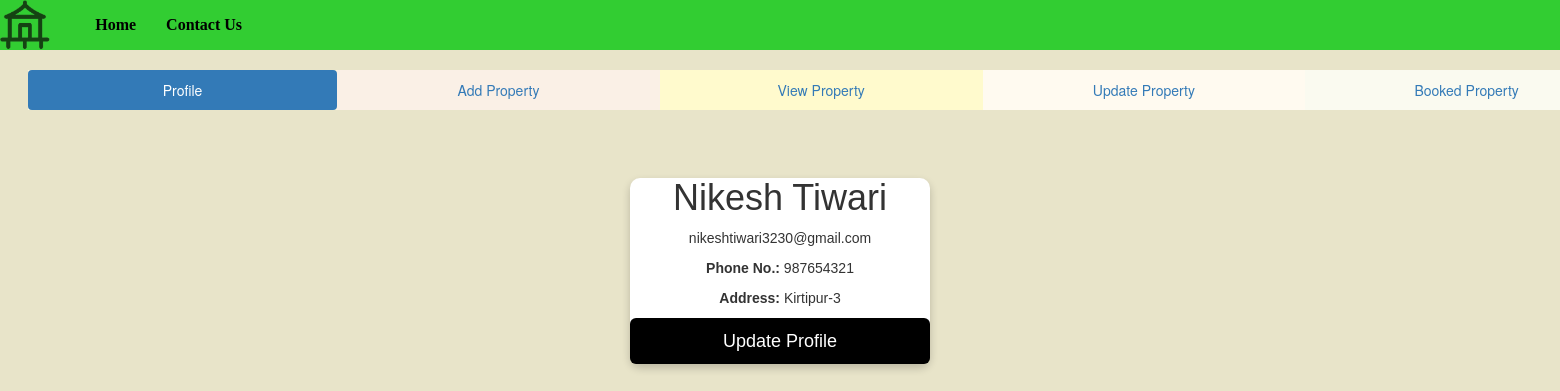
The app's page /owner/owner-index.php (signed in) with its own data.
### tables this page shows
CREATE TABLE `owner` (
  `owner_id` int(10) NOT NULL,
  `full_name` varchar(100) NOT NULL,
  `email` varchar(100) NOT NULL,
  `password` varchar(100) NOT NULL,
  `phone_no` bigint(10) NOT NULL,
  `address` varchar(200) NOT NULL,
  `id_type` varchar(100) NOT NULL,
  `id_photo` varchar(1000) NOT NULL
);

### owner/owner-index.php (the view, shortened to what this page needs)
<?php
include("navbar2.php");
 ?>
<head>
<link rel="stylesheet" type="text/css" href="style.css">
</head>
<body>
 <div class="container-fluid">
  <ul class="nav nav-pills nav-justified" style="position: absolute; left: 3.5vh; width: 200vh;">
    <li class="active" style="background-color: #FFF8DC"><a data-toggle="pill" href="#home">Profile</a></li>
    <li style="background-color: #FAF0E6"><a data-toggle="pill" href="#menu1">Add Property</a></li>
    <li style="background-color: #FFFACD"><a data-toggle="pill" href="#menu2">View Property</a></li>
    <li style="background-color: #FFFAF0"><a data-toggle="pill" href="#menu3">Update Property</a></li>
    <li style="background-color: #FAFAF0"><a data-toggle="pill" href="#menu6">Booked Property</a></li>
  </ul>
  <div class="tab-content">
    <div id="home" class="tab-pane fade in active">
      <div class="container">
      <?php
        include("../config/config.php");
        $u_email= $_SESSION["email"];
        $sql="SELECT * from owner where email='$u_email'";
        $result=mysqli_query($db,$sql);
        if(mysqli_num_rows($result)>0)
      {
          while($rows=mysqli_fetch_assoc($result)){
       ?>
        <div class="card" style="position:relative; top: 11vh;">
  <h1><?php echo $rows['full_name']; ?></h1>
  <p class="title"><?php echo $rows['email']; ?></p>
  <p><b>Phone No.: </b><?php echo $rows['phone_no']; ?></p>
  <p><b>Address: </b><?php echo $rows['address']; ?></p>
  <p><button type="button" class="btn btn-lg" data-toggle="modal" data-target="#myModal">Update Profile</button></p>
</div>
    </div>
    </div>
            <?php
      $owner_id=$rows['owner_id'];
      $sql1="SELECT * FROM chat where owner_id='$owner_id' ";
    $query1 = mysqli_query($db,$sql1);
  if(mysqli_num_rows($query1)>0)
  {
    while($row= mysqli_fetch_assoc($query1)){
      $tenant_id=$row['tenant_id'];
      $sql2="SELECT * FROM tenant where tenant_id='$tenant_id' ";
    $query2 = mysqli_query($db,$sql2);
  if(mysqli_num_rows($query2)>0)
  {
    while ($rows= mysqli_fetch_assoc($query2)){
?>
<link rel="stylesheet" type="text/css" href="message-style.css">
<div class="tab">
  <button class="tablinks" id="defaultOpen" onmouseover="openCity(event, '<?php echo $rows["full_name"]; ?>')"><?php echo $rows["full_name"]; ?></button>
</div>
<div id="<?php echo $rows["full_name"]; ?>" class="tabcontent">
  <?php
   $sql3="SELECT * FROM chat where tenant_id='$tenant_id' AND owner_id='$owner_id' ";
    $query3 = mysqli_query($db,$sql3);
  if(mysqli_num_rows($query3)>0)
  {
    while($ro= mysqli_fetch_assoc($query3)){
      echo $ro["message"]."<br>";
    }}
  ?>
</div>
<div class="clearfix"></div>
<?php
    }
  }}}}}?>
</div>
</body>

### owner/style.css (style rules this page uses)
.card { box-shadow: 0 4px 8px 0 rgba(0, 0, 0, 0.2); max-width: 300px; margin: auto; text-align: center; font-family: arial; }
button { border: none; outline: 0; display: inline-block; padding: 8px; color: white; background-color: #000; text-align: center; cursor: pointer; width: 100%; font-size: 18px; }

### owner/navbar2.php (style rules this page uses)
body { background-color: #e8e4c9; overflow-x: hidden; }
.nav { position: absolute; left: 10vh; }

### owner/owner-index.php (style rules this page uses)
body { background-color: #e8e4c9; }
.card { background-color: white; border-radius: 10px; }

### records on screen
owner: full_name "Nikesh Tiwari", email "nikeshtiwari3230@gmail.com", phone_no "987654321", address "Kirtipur-3"
